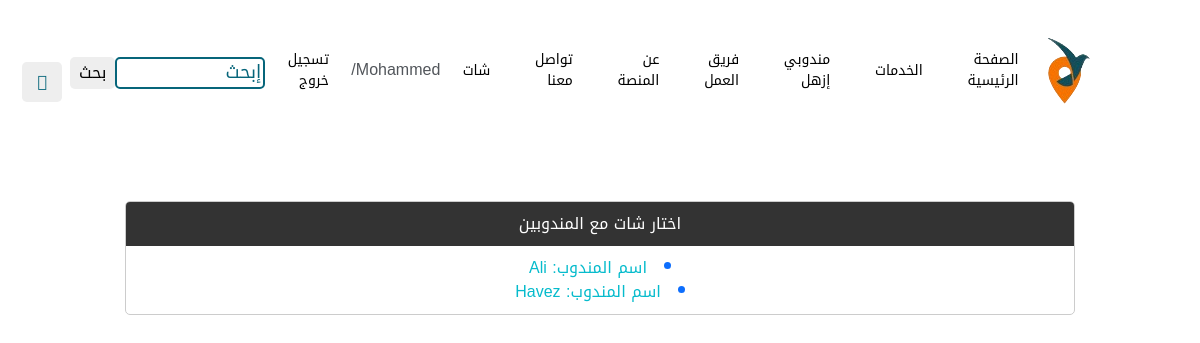
Page /chat.php (signed in) on the earlier database version.
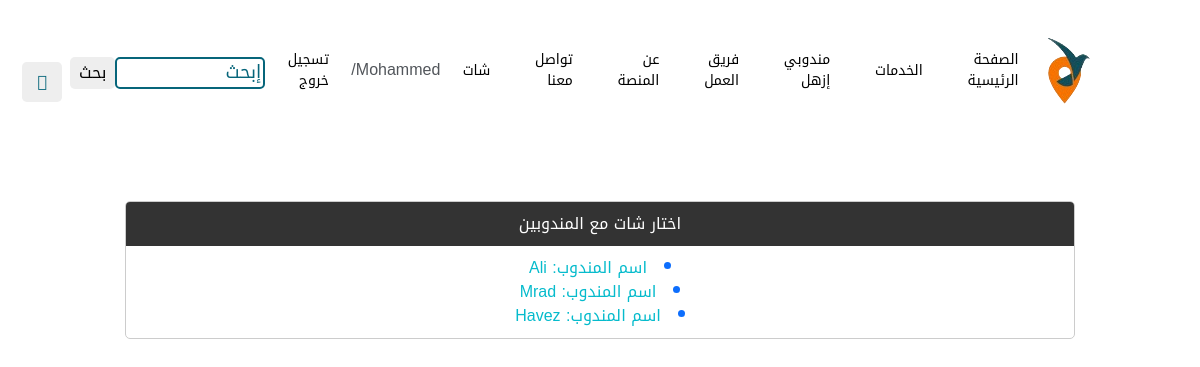
Same page on the later database version.
### tables this page shows
CREATE TABLE `gasoline` (
  `id` int(11) NOT NULL,
  `Order_Namber` int(11) DEFAULT NULL,
  `type_sevices` varchar(50) NOT NULL,
  `location` varchar(50) NOT NULL,
  `Quantity` int(11) DEFAULT NULL,
  `Order_Date` date DEFAULT NULL,
  `Order_Time` time DEFAULT NULL,
  `price` int(11) NOT NULL,
  `VAT` int(11) DEFAULT NULL,
  `delivery_agent_id` int(11) NOT NULL,
  `beneficiary_id` int(11) NOT NULL,
  `type_s` enum('1','2','3','4','5') NOT NULL,
  `status` enum('pending','confirmed','processing','delivered','cancel') NOT NULL
);

CREATE TABLE `delivery_agent` (
  `ID_Number` int(11) NOT NULL,
  `Fname` varchar(255) DEFAULT NULL,
  `Lname` varchar(255) DEFAULT NULL,
  `Email` varchar(255) DEFAULT NULL,
  `photo` varchar(250) DEFAULT NULL,
  `notes` text DEFAULT NULL,
  `date_barth` date DEFAULT NULL,
  `area` varchar(50) DEFAULT NULL,
  `phone` varchar(50) DEFAULT NULL,
  `ac_f` varchar(250) DEFAULT NULL,
  `ac_tw` varchar(250) DEFAULT NULL,
  `ac_li` varchar(255) DEFAULT NULL,
  `ac_in` varchar(250) DEFAULT NULL,
  `Password` varchar(255) DEFAULT NULL,
  `Register_Type` varchar(255) NOT NULL,
  `Availability` enum('1','2','3','4','5') DEFAULT NULL
);

CREATE TABLE `parcel` (
  `id` int(11) NOT NULL,
  `Parcel_Type` varchar(255) DEFAULT NULL,
  `address` varchar(255) NOT NULL,
  `state` enum('pending','confirmed','processing','delivered','cancel') DEFAULT NULL,
  `Track_Number` bigint(20) DEFAULT NULL,
  `Cost` int(11) NOT NULL,
  `Select_Details` varchar(255) DEFAULT NULL,
  `delivery_agent_id` int(11) NOT NULL,
  `beneficiary_id` int(11) DEFAULT NULL,
  `Order_Date` date DEFAULT NULL,
  `Order_Time` time DEFAULT NULL,
  `type_s` int(11) DEFAULT NULL
);

### chat.php (the view, shortened to what this page needs)
<?php
if(!isset($_SESSION['uid'])){
    header('location:login.php');
    exit();
}else{
    include "db_conn.php";
    include 'master.php';
    if (isset($_SESSION['bene_id'])){
        $id = $_SESSION['bene_id'];
        $stmt_gasoline = $conn->prepare("SELECT g.*, da.* FROM `gasoline` g
               INNER JOIN `delivery_agent` da ON g.delivery_agent_id = da.ID_Number
               WHERE g.beneficiary_id=:bene_id GROUP BY g.delivery_agent_id");
        $stmt_gasoline->execute(['bene_id' => $id]);
        $results_gasoline = $stmt_gasoline->fetchAll(PDO::FETCH_ASSOC);
        $stmt_parcel = $conn->prepare("SELECT p.*, da.* FROM `parcel` p
               INNER JOIN `delivery_agent` da ON p.delivery_agent_id = da.ID_Number
               WHERE p.beneficiary_id=:bene_id GROUP BY p.delivery_agent_id");
        $stmt_parcel->execute(['bene_id' => $id]);
        $results_parcel = $stmt_parcel->fetchAll(PDO::FETCH_ASSOC);
        $results = array_merge($results_gasoline, $results_parcel);
    }
    ?>
<!DOCTYPE html>
<html lang="en">
<head>
</head>
<body>
<div style="display: flex;">
    <div style="flex: 1;" class="chat-container">
        <div class="chat-header">
            <?php
            if (isset($_SESSION['delivery_dashboard'])){
                echo "اختار شات مع العملاء";
            } else {
                echo "اختار شات مع المندوبين ";
            }
            ?>
        </div>
        <div style="text-align: center;padding: 10px">
            <?php
            if (isset($_SESSION['bene_id'])){
                if ($results) {
                    foreach ($results as $row) {
                        echo "<li style='color: #0d6efd'><a href='chat_m.php?delivery_agent_id=" . $row['ID_Number'] . "'>اسم المندوب: " . $row['Fname'] . "</a></li>";
                    }
                }
    }
            else{
                if ($all_customers) {
                    foreach ($all_customers as $row2) {
                        echo "<li style='color: #0d6efd'><a href='chat_m.php?beneficiary_id=" . $row2['ID_Number'] . "'>اسم العميل: " . $row2['Fname'] . "</a></li>";
                    }
                }
    }
            ?>
        </div>
    </div>
</div>
</body>
</html>
<?php
}

Differences in the rows shown:
added parcel: delivery_agent.Fname "Mrad"
